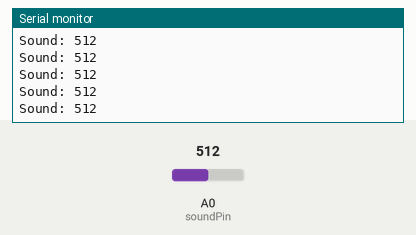
Recording of a sketch running on a simulated Arduino Uno, built with avr-gcc and run on an emulated ATmega328P. Shown: the last lines printed to the serial monitor. The test bench sets the inputs (shaded band); at power-on: A0 (soundPin) = 512.

Above: at 4.2 s.
4.3 s: A0 (soundPin) set to 109
At 4.34 s:
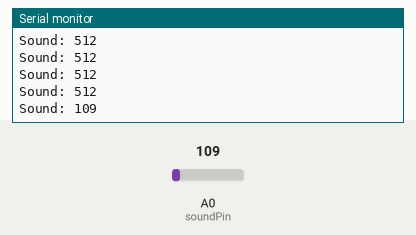
5.8 s: A0 (soundPin) set to 90
At 5.8 s:
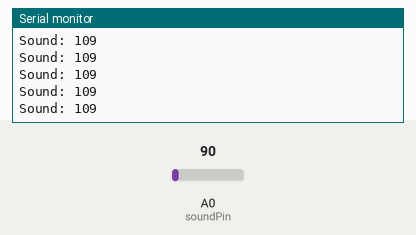
Timing chart, 0 to 8.8 s (numbered marks = the images above; inputs shaded):
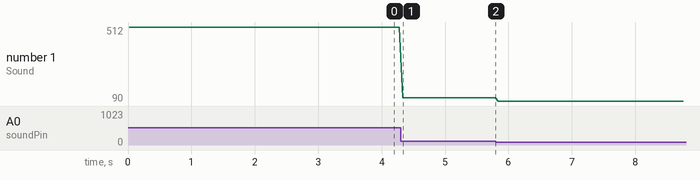

Measured:
- after the input at 4.3 s, the serial monitor: prints a new line at once (image 1)
- plotted number 1: 512 → 109 after the input at 4.3 s, 109 → 90 after the input at 5.8 s

The sketch:

Sound_Test.ino
```cpp
const int soundPin = A0;

void setup() {
  Serial.begin(9600);
  Serial.println("NYX Sound Test");
}

void loop() {

  int soundLevel = analogRead(soundPin);

  Serial.print("Sound: ");
  Serial.println(soundLevel);

  delay(50);
}
```
